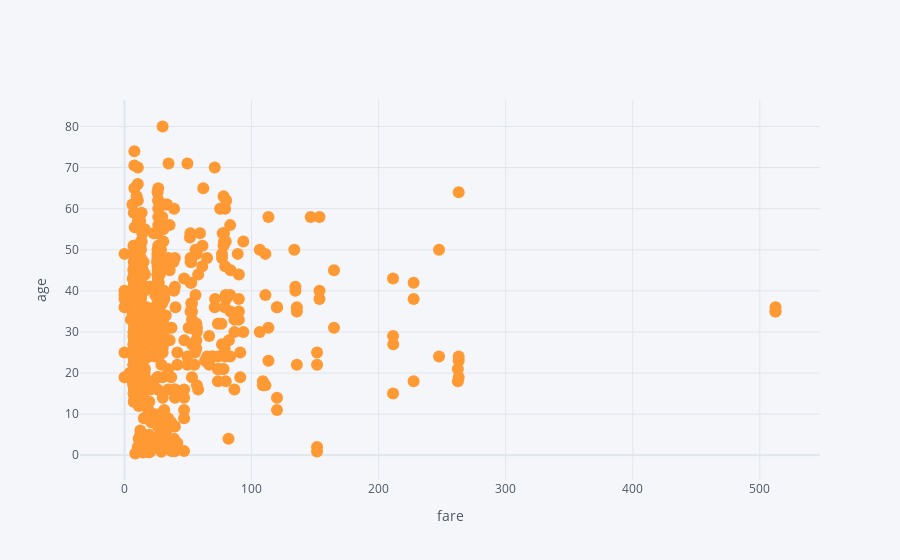

Notebook source saved alongside this figure:
### Code cell
df2.iplot(kind='scatter', x='fare', y='age', mode='markers', xTitle='fare', yTitle='age')

### Figure 1 — Plotly figure (JSON) as saved in the notebook; plotly's stock layout.template omitted (floating-point values rounded to 4 significant figures; data arrays with more than 128 entries replaced by an {"elided": "..."} marker saying what was removed)
{"data": [{"line": {"color": "rgba(255, 153, 51, 1.0)", "dash": "solid", "shape": "linear", "width": 1.3}, "marker": {"size": 12, "symbol": "circle"}, "mode": "markers", "name": "age", "text": "", "type": "scatter", "x": {"elided": "891 float values"}, "y": {"elided": "891 mixed values"}}], "layout": {"legend": {"bgcolor": "#F5F6F9", "font": {"color": "#4D5663"}}, "paper_bgcolor": "#F5F6F9", "plot_bgcolor": "#F5F6F9", "title": {"font": {"color": "#4D5663"}}, "xaxis": {"gridcolor": "#E1E5ED", "showgrid": true, "tickfont": {"color": "#4D5663"}, "title": {"font": {"color": "#4D5663"}, "text": "fare"}, "zerolinecolor": "#E1E5ED"}, "yaxis": {"gridcolor": "#E1E5ED", "showgrid": true, "tickfont": {"color": "#4D5663"}, "title": {"font": {"color": "#4D5663"}, "text": "age"}, "zerolinecolor": "#E1E5ED"}}}
